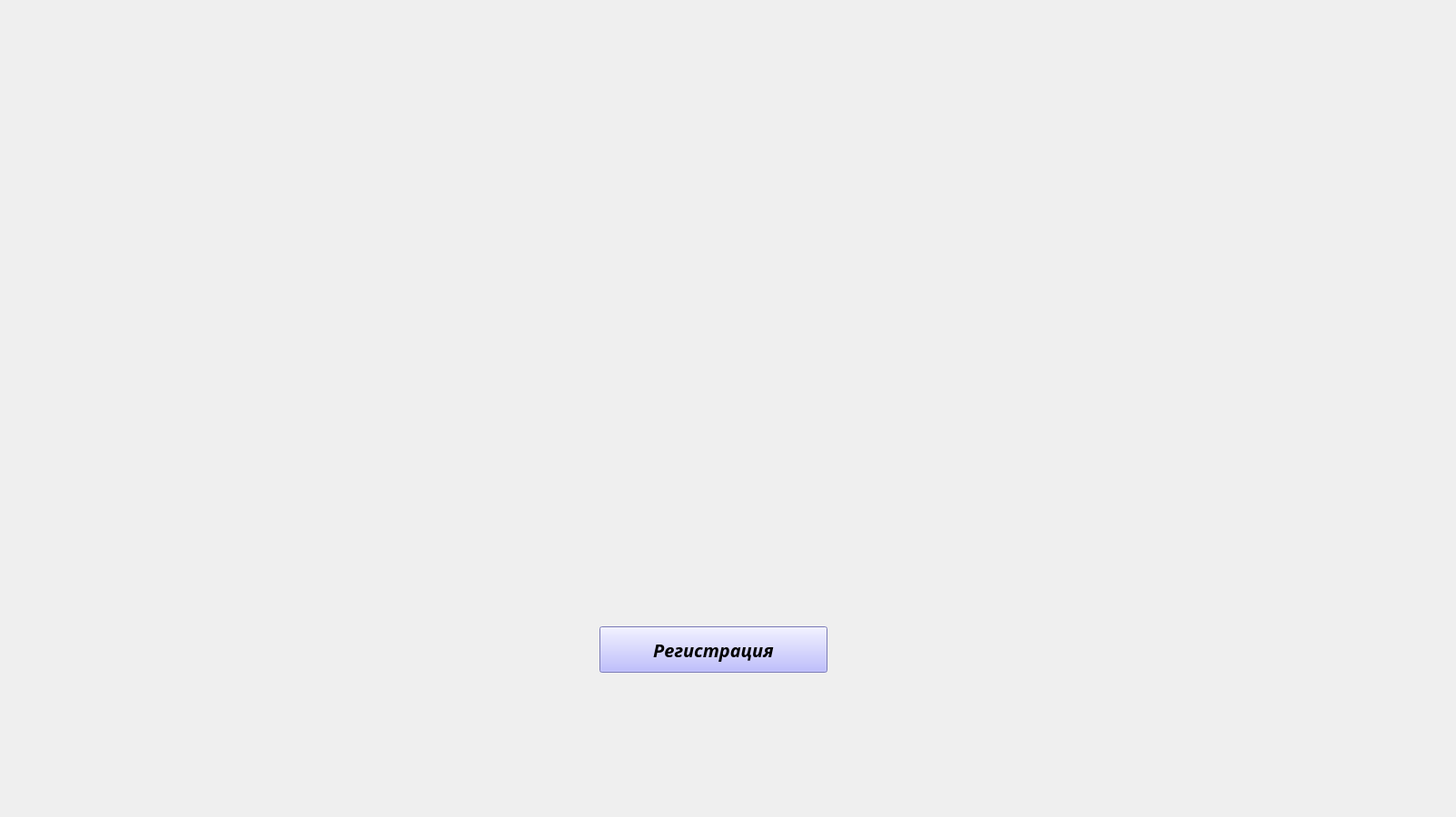
<?xml version="1.0" encoding="UTF-8"?>
<ui version="4.0">
 <class>Random_mem</class>
 <widget class="QMainWindow" name="Random_mem">
  <property name="geometry">
   <rect>
    <x>0</x>
    <y>0</y>
    <width>1603</width>
    <height>900</height>
   </rect>
  </property>
  <property name="windowTitle">
   <string>Random_mem</string>
  </property>
  <widget class="QWidget" name="centralwidget">
   <widget class="QStackedWidget" name="stackedWidget">
    <property name="geometry">
     <rect>
      <x>0</x>
      <y>0</y>
      <width>1603</width>
      <height>900</height>
     </rect>
    </property>
    <property name="currentIndex">
     <number>0</number>
    </property>
    <widget class="QWidget" name="page_2">
     <widget class="QLabel" name="label">
      <property name="geometry">
       <rect>
        <x>0</x>
        <y>0</y>
        <width>1603</width>
        <height>900</height>
       </rect>
      </property>
      <property name="font">
       <font>
        <family>MS Sans Serif</family>
        <italic>true</italic>
        <strikeout>true</strikeout>
       </font>
      </property>
      <property name="text">
       <string/>
      </property>
      <property name="pixmap">
       <pixmap>registration.png</pixmap>
      </property>
     </widget>
     <widget class="QPushButton" name="PushButton_Sign_in">
      <property name="geometry">
       <rect>
        <x>660</x>
        <y>690</y>
        <width>251</width>
        <height>51</height>
       </rect>
      </property>
      <property name="font">
       <font>
        <family>Arial Black</family>
        <pointsize>15</pointsize>
        <weight>75</weight>
        <italic>true</italic>
        <bold>true</bold>
        <strikeout>false</strikeout>
       </font>
      </property>
      <property name="statusTip">
       <string/>
      </property>
      <property name="whatsThis">
       <string/>
      </property>
      <property name="accessibleName">
       <string/>
      </property>
      <property name="styleSheet">
       <string notr="true">background:rgb(170, 170, 255);</string>
      </property>
      <property name="text">
       <string>Регистрация</string>
      </property>
     </widget>
    </widget>
    <widget class="QWidget" name="page">
     <widget class="QLabel" name="label_2">
      <property name="geometry">
       <rect>
        <x>0</x>
        <y>0</y>
        <width>1603</width>
        <height>900</height>
       </rect>
      </property>
      <property name="text">
       <string/>
      </property>
      <property name="pixmap">
       <pixmap>reg.png</pixmap>
      </property>
     </widget>
     <widget class="QLineEdit" name="lineEdit_Login">
      <property name="geometry">
       <rect>
        <x>1140</x>
        <y>430</y>
        <width>281</width>
        <height>30</height>
       </rect>
      </property>
     </widget>
     <widget class="QLineEdit" name="lineEdit_Password">
      <property name="geometry">
       <rect>
        <x>1180</x>
        <y>553</y>
        <width>251</width>
        <height>30</height>
       </rect>
      </property>
     </widget>
     <widget class="QPushButton" name="pushButton_reg_bd">
      <property name="geometry">
       <rect>
        <x>1030</x>
        <y>752</y>
        <width>311</width>
        <height>61</height>
       </rect>
      </property>
      <property name="font">
       <font>
        <family>Arial Black</family>
        <pointsize>15</pointsize>
        <weight>75</weight>
        <italic>true</italic>
        <bold>true</bold>
       </font>
      </property>
      <property name="styleSheet">
       <string notr="true">background:rgb(170, 170, 255);</string>
      </property>
      <property name="text">
       <string>Зарегистрироваться</string>
      </property>
     </widget>
    </widget>
    <widget class="QWidget" name="page_3">
     <widget class="QLabel" name="label_3">
      <property name="geometry">
       <rect>
        <x>0</x>
        <y>0</y>
        <width>1603</width>
        <height>900</height>
       </rect>
      </property>
      <property name="text">
       <string/>
      </property>
      <property name="pixmap">
       <pixmap>mem.png</pixmap>
      </property>
     </widget>
     <widget class="QPushButton" name="pushButton_random">
      <property name="geometry">
       <rect>
        <x>640</x>
        <y>820</y>
        <width>301</width>
        <height>51</height>
       </rect>
      </property>
      <property name="font">
       <font>
        <family>Arial Black</family>
        <pointsize>15</pointsize>
        <weight>75</weight>
        <italic>true</italic>
        <bold>true</bold>
       </font>
      </property>
      <property name="styleSheet">
       <string notr="true">background:rgb(170, 170, 255);</string>
      </property>
      <property name="text">
       <string>Сгенерировать</string>
      </property>
     </widget>
    </widget>
   </widget>
  </widget>
 </widget>
 <resources/>
 <connections/>
</ui>
